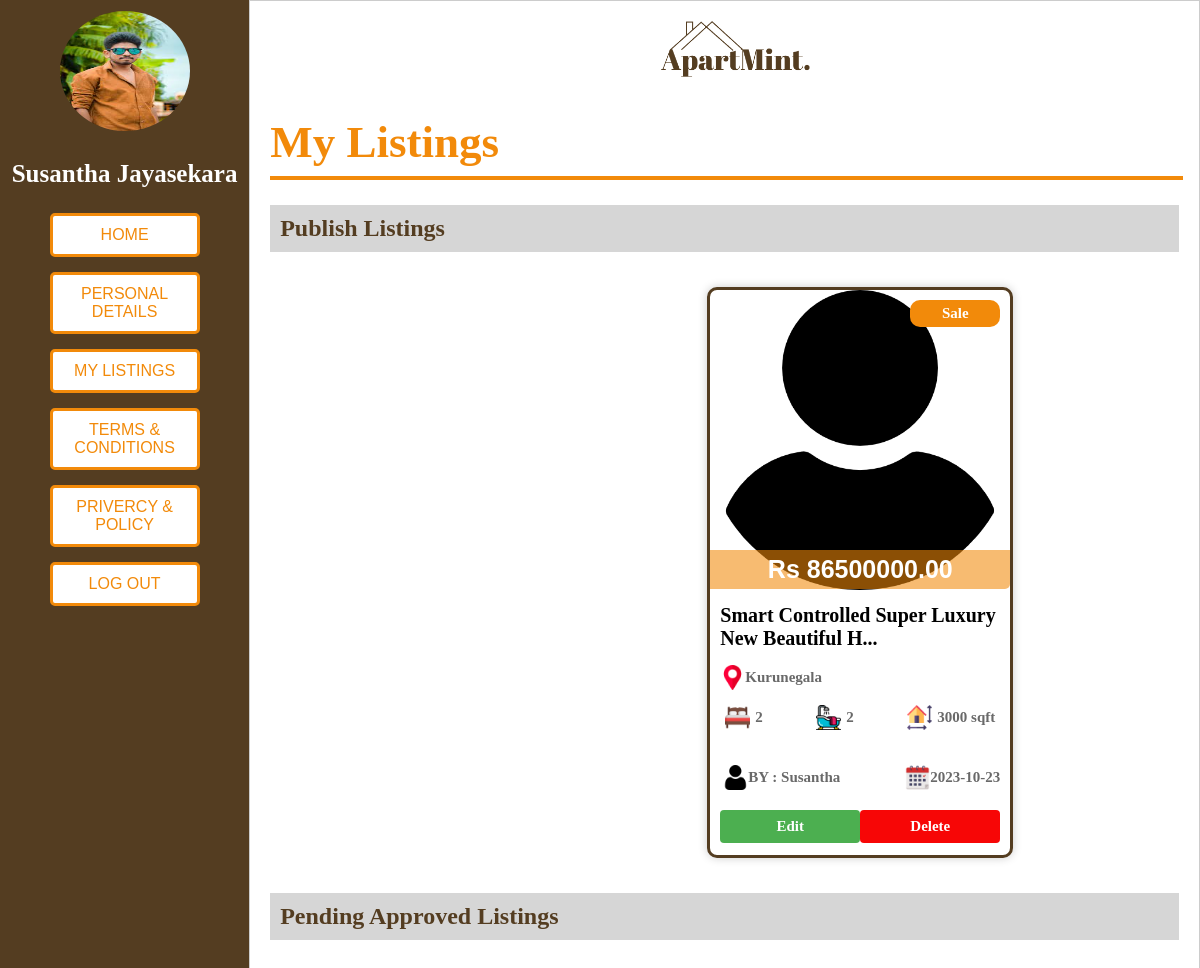
/myAccount_listings.php (signed in), run on an earlier commit of the app's database.
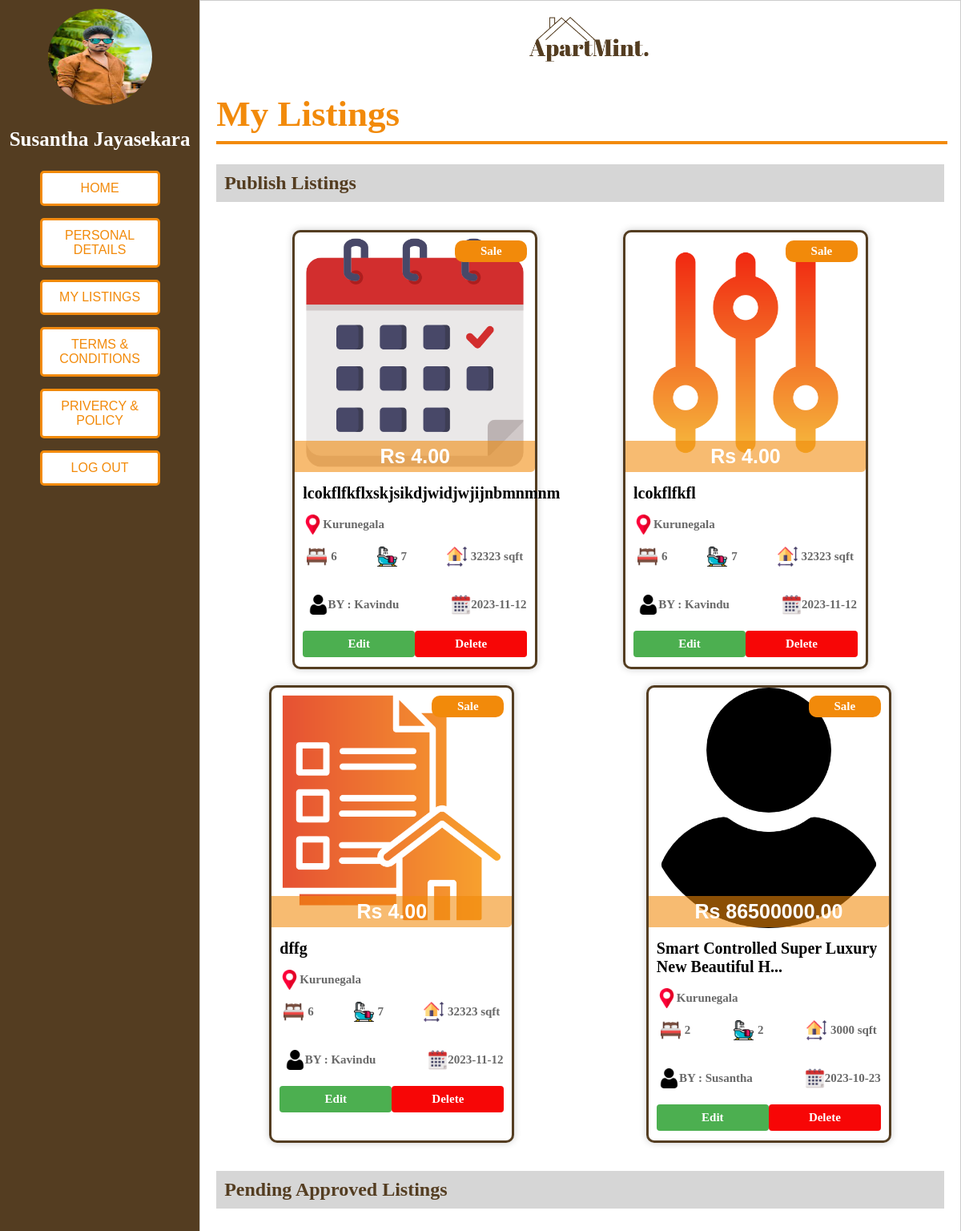
And on a later commit of the database.
### tables this page shows
CREATE TABLE `listing_details` (
  `id` int(50) NOT NULL,
  `user_id` int(100) NOT NULL,
  `listing_type` varchar(30) NOT NULL,
  `title` varchar(250) NOT NULL,
  `property_type` varchar(30) NOT NULL,
  `address` varchar(300) NOT NULL,
  `city` varchar(100) NOT NULL,
  `total_units` int(11) NOT NULL,
  `bedrooms` int(20) NOT NULL,
  `bathrooms` int(20) NOT NULL,
  `price` decimal(10,0) NOT NULL,
  `size` int(20) NOT NULL,
  `features` text NOT NULL,
  `kitchen` text NOT NULL,
  `outdoor_spaces` text NOT NULL,
  `living_spaces` text NOT NULL,
  `utilities` text NOT NULL,
  `li_image` varchar(1800) NOT NULL,
  `description` text NOT NULL,
  `f_name` varchar(50) NOT NULL,
  `l_name` varchar(50) NOT NULL,
  `email` varchar(80) NOT NULL,
  `p_no` varchar(50) NOT NULL,
  `date` datetime NOT NULL DEFAULT current_timestamp(),
  `approval_status` varchar(255) NOT NULL DEFAULT 'Pending'
);

### myAccount_listings.php (the view, shortened to what this page needs)
<?php
include('process_php/db_connection.php');
$user_id = $_SESSION["user_id"];
$sql = "SELECT * FROM users WHERE user_id = $user_id";
$result = $conn->query($sql);
if ($result->num_rows > 0) {
    $userName = $_SESSION["user_name"];
    $truncatedName = (strlen($userName) > 21) ? substr($userName, 0, 21) . '...' : $userName;
} else {
    echo "User not found";
}
?>
<!DOCTYPE html>
<html>
<head>
    <link rel="stylesheet" type="text/css" href="style/style_myAccount.css">
    <link rel="stylesheet" type="text/css" href="style/style_all_listings.css">
</head>
<body>
    <div class="container">
        <div class="left-section">
            <img class="profile-photo" src="process_php/uploads/profile_photos/<?php echo $_SESSION["user_profile_photo"]; ?>" alt="Profile Photo">
            <p class="full-name"><?php echo $truncatedName; ?></p>
                <ul>
                <a href="index.php"><li><button class="button">Home</button></li></a>
                <a href="myAccount.php"><li><button class="button">Personal Details</button></li></a>
                <a href="myListing.php"><li><button class="button">My Listings</button></li></a>
                <a href="#"><li><button class="button">Terms & Conditions</button></li></a>
                <a href="#"><li><button class="button">Privercy & Policy</button></li></a>
                <a href="process_php/process_logout.php"><li><button class="button">Log Out</button></li></a>
            </ul>
        </div>
        <div style="padding:20px;" class="right-section">
            <a class="logo1" href="index.php"><img src="images/logo.png" alt="Logo"></a>
            <h1 class="main-title">My Listings</h1>
            <hr style="width: 100%; border: 2px #F28A0A solid">
            <h2 class="sub-titles">Publish Listings</h2>
            <div class="all-listing-container">
                <?php
                include('process_php/db_connection.php');
                $user_id = $_SESSION["user_id"];
                $sql = "SELECT * FROM listing_details WHERE user_id = $user_id ORDER BY date DESC";
                $result = $conn->query($sql);
                if ($result->num_rows > 0) {
                    echo '<div class="listing-container">';
                    while($row = $result->fetch_assoc()) {
                        echo '<a href="listing_view.php?id=' . $row['id'] . '" class="property-link">';
                            $imagePaths = explode(',', $row['li_image']);
                            $firstImagePath = isset($imagePaths[0]) ? $imagePaths[0] : '';
                            echo'<div class="listing">';
                                echo '<div class="listing-photo">';
                                    if (!empty($firstImagePath)) {
                                        echo '<div><img src="process_php/' . $firstImagePath . '" alt="Listing Photo"></div>';
                                    } else {
                                        echo '<div class="listing-photo">No Image Available</div>';
                                    }
                                    echo '<div class="listing-price">Rs ' . $row['price'] . '.00</div>';
                                    echo '<div class="listing-type">' . $row['listing_type'] . '</div>';
                                echo '</div>';
                                echo '<div class="listing-info">';
                                    $shortenedTitle = (strlen($row['title']) > 45) ? substr($row['title'], 0, 45) . '...' : $row['title'];
                                    echo '<div class="listing-title">' . $shortenedTitle . '</div>';
                                    echo '<div class="listing-address"><img src="images/placeholder.png" alt="Bed">' . $row['city'] . '</div>';
                                    echo '<div class="listing-icons">';
                                    echo '<div class="icon-bed"><img src="images/bed.png" alt="Bed">' . $row['bedrooms'] . '</div>';
                                    echo '<div class="icon-bath"><img src="images/bath.png" alt="Bath">' . $row['bathrooms'] . '</div>';
                                    echo '<div class="icon-size"><img src="images/size.png" alt="Size">' . $row['size'] . ' sqft</div>';
                                    echo '</div>';
                                    echo '<div class="listing-publish">';
                                        echo '<div class="listing-date"><img src="images/calendar.png" alt="Date">' . date('Y-m-d', strtotime($row['date'])) . '</div>';
                                        echo '<div class="publisher-icon"><img src="images/user.png" alt="Publisher">BY : ' . $row['f_name'] . '</div>';
                                    echo '</div>';
                                    echo '<div class="property-buttons-container">';
                                    echo '<a href="myAccount_updateListing.php?id=' . $row['id'] . '" class="edit-button">Edit</a>';
                                    echo '<a href="process_php/delete_listing.php?id=' . $row['id'] . '" class="delete-button">Delete</a>';
                                echo '</div>';
                                echo '</div>';
                            echo '</div>';
                        echo '</a>';
                    }
                    echo '</div>';
                }
                else {
                    echo "<h3 style='color:red;'>No properties available</h3>";
                }
                ?>
            </div>
            <h2 class="sub-titles">Pending Approved Listings</h2>
        </div>
    </div>
</body>
</html>

### style/style_myAccount.css (style rules this page uses)
body { font-family: Josefin sans-serif; margin: 0; padding: 0; background-color: #fff; }
.container { display: flex; }
.logo1 img { max-width: 150px; max-height: auto; margin-left: 43%; margin-right: 43%; margin-bottom: 5px; }
.main-title { color: rgba(242, 138, 10); font-size: 45px; font-weight: bold; margin-bottom: 0; padding: 0; }
.left-section { flex: 2.5; border: 1px solid #543d21; background: #543d21; padding: 10px; text-align: center; width: 30%; font-style: Bold; color: white; }
.button { width: 150px; background-color: #fff; color: rgba(242, 138, 10); border: 3px solid rgba(242, 138, 10); padding: 10px 20px; margin-bottom: 15px; border-radius: 5px; cursor: pointer; font-size: 16px; text-transform: uppercase; transition: background-color 0.3s ease; text-align: center; }
.profile-photo { height: 120px; width: 130px; border-radius: 50%; }
.full-name { font-size: 25px; font-weight: bold; }
ul { list-style: none; padding: 0; }
.right-section { flex: 10; border: 1px solid #ccc; padding: 2% 7%; width: 70%; }
.sub-titles { color: rgba(84, 61, 33, 1); background-color: #aaaaaa7a; padding: 10px; margin-bottom: 25px; margin-top: 25px; }
.property-buttons-container { margin-top: 10px; display: flex; justify-content: space-between; }
.delete-button { width: 100%; padding: 8px 16px; background-color: #f70606; color: #fff; text-decoration: none; text-align: center; border: none; border-radius: 4px; margin-bottom: 2px; transition: background-color 0.3s; -webkit-transition: background-color 0.3s; -moz-transition: background-color 0.3s; -ms-transition: background-color 0.3s; -o-transition: background-color 0.3s; }
.edit-button { width: 100%; padding: 8px 16px; background-color: #4caf50; color: #fff; text-decoration: none; text-align: center; border-radius: 4px; border: none; margin-bottom: 2px; transition: background-color 0.3s; -webkit-transition: background-color 0.3s; -moz-transition: background-color 0.3s; -ms-transition: background-color 0.3s; -o-transition: background-color 0.3s; }

### style/style_all_listings.css (style rules this page uses)
body { margin: 0; padding: 0; font-family: Josefin sans-serif; }
.listing-container { display: flex; flex-wrap: wrap; justify-content: space-around; margin: 20px; }
a { text-decoration: none; color: black; }
.listing { margin: 10px; width: 300px; height: auto; border: 3px solid rgba(84, 61, 33, 1); font-size: 15px; font-weight: bold; background-color: white; cursor: pointer; transition: 0.3s; border-radius: 10px; box-shadow: 0 0 10px rgba(0, 0, 0, 0.2); -webkit-border-radius: 10px; -moz-border-radius: 10px; -ms-border-radius: 10px; -o-border-radius: 10px; }
.listing-photo { position: relative; }
.listing-photo img { width: 100%; height: 300px; border-top-left-radius: 7px; border-top-right-radius: 7px; border-bottom-left-radius: 0; border-bottom-right-radius: 0; object-fit: cover; }
.listing-price { position: absolute; width: 280px; top: 260px; font-size: 25px; font-family:Arial, Helvetica, sans-serif; text-align: center; color: white; background-color:rgba(242, 138, 10, 0.575); padding: 5px 10px; border-bottom-right-radius: 5px; font-weight: bold; }
.listing-type { margin-top: 10px; position: absolute; width: 70px; top: 0px; left: 200px; text-align: center; font-family: Georgia, 'Times New Roman', Times, serif; background-color: rgba(242, 138, 10, 1); color: white; padding: 5px 10px; border-radius: 10px; }
.listing-info { margin: 10px; }
.listing-title { margin-top: 10px; margin-bottom: 10px; font-size: 20px; font-weight: bold; font-family: Georgia, 'Times New Roman', Times, serif; }
.listing-address { margin-top: 15px; margin-bottom: 10px; display: flex; align-items: center; color: dimgray; position: relative; }
.listing-address img { max-width: 25px; max-height: 25px; }
.listing-icons { display: flex; justify-content: space-between; margin-top: 15px; margin-left: 5px; margin-right: 5px; color: dimgray; }
.listing-icons img { max-width: 25px; max-height: 25px; margin-right: 5px; }
.listing-icons .icon-bed, .listing-icons .icon-bath, .listing-icons .icon-size { display: flex; align-items: center; }
.listing-publish { margin-top: 15px; display: flex; justify-content: space-between; color: dimgray; }
.listing-publish img { max-width: 25px; max-height: 25px; margin-left: 5px; }
.listing-date { position: relative; left: 180px; margin-top: 20px; margin-bottom: 10px; display: flex; align-items: center; }
.publisher-icon { position: relative; right: 160px; margin-top: 20px; margin-bottom: 10px; display: flex; align-items: center; }

What changed in the data, as far as the page shows it:
added listing_details: li_image (picture), price "4", listing_type "Sale", title "lcokflfkflxskjsikdjwidjwjijnbmnmnm", city "Kurunegala", bedrooms "6", bathrooms "7", size "32323", date "2023-11-12", f_name "Kavindu"
added listing_details: li_image (picture), price "4", listing_type "Sale", title "lcokflfkfl", city "Kurunegala", bedrooms "6", bathrooms "7", size "32323", date "2023-11-12", f_name "Kavindu"
added listing_details: li_image (picture), price "4", listing_type "Sale", title "dffg", city "Kurunegala", bedrooms "6", bathrooms "7", size "32323", date "2023-11-12", f_name "Kavindu"
